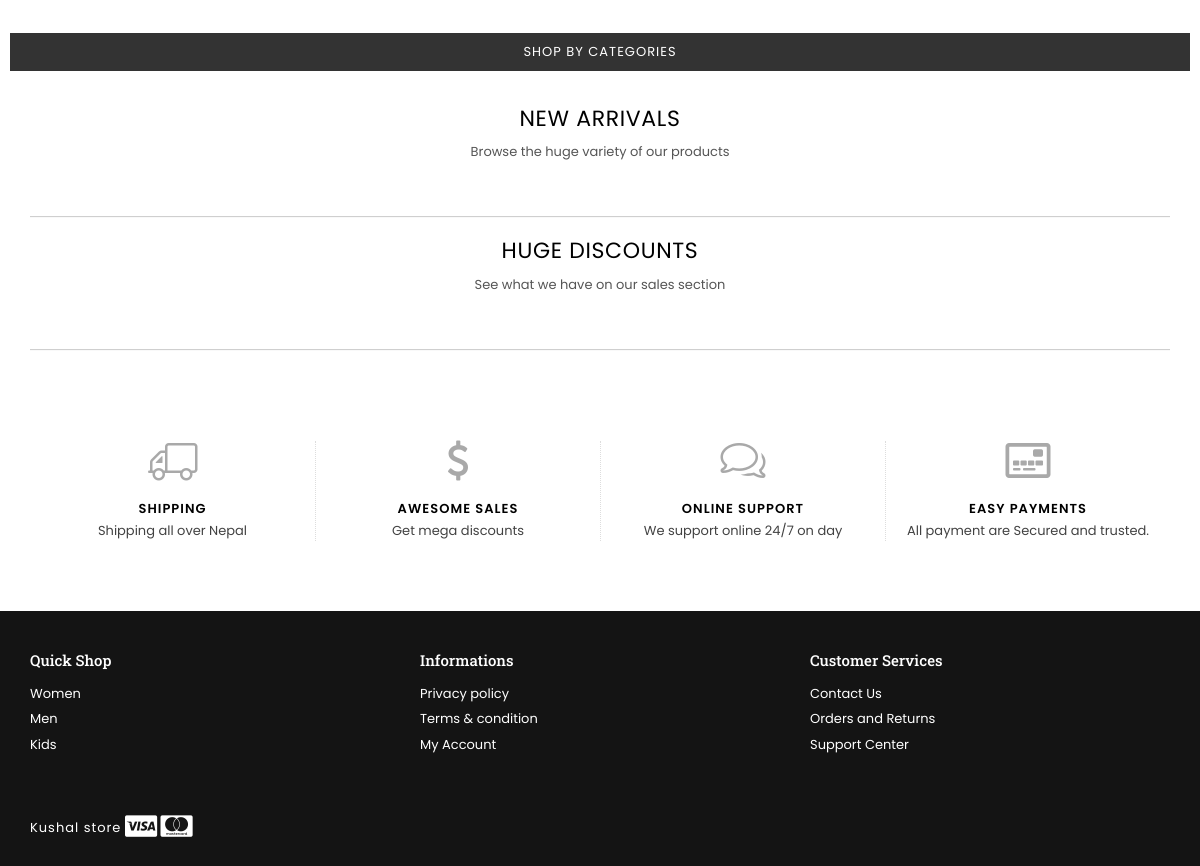
The app's page / (lower part), older data.
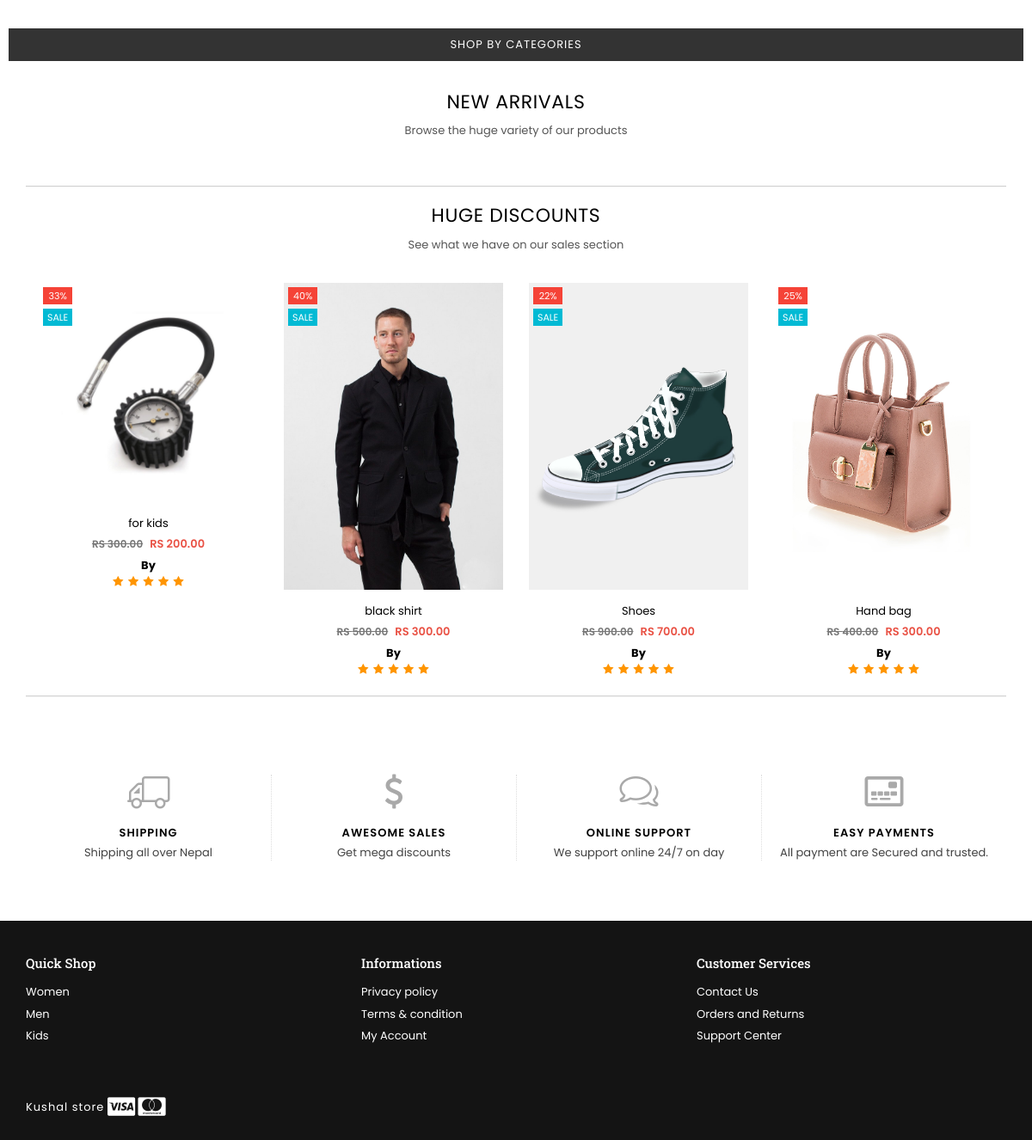
The same page, newer data.
### core/models.py (models this page shows, shortened)
class Product(models.Model):
    pid = models.UUIDField(primary_key=True, default=uuid.uuid4)
    user = models.ForeignKey(User, on_delete=models.SET_NULL, null=True)
    category = models.ForeignKey(
        Category, on_delete=models.SET_NULL, null=True)
    vendor = models.ForeignKey(Vendor, on_delete=models.SET_NULL, null=True)
    title = models.CharField(max_length=100, default="new product")
    image = models.ImageField(upload_to=user_directory_path)
    description = models.TextField(
        null=True, blank=True, default="this is product")
    price = models.DecimalField(max_digits=9999999999, decimal_places=2)
    old_price = models.DecimalField(max_digits=9999999999, decimal_places=2)
    specifications = models.TextField(null=True, blank=True)
    product_status = models.CharField(
        choices=STATUS, max_length=10, default="in_review")
    status = models.BooleanField(default=True)
    in_stock = models.BooleanField(default=True)
    featured = models.BooleanField(default=False)
    digital = models.BooleanField(default=False)
    sku = models.UUIDField(default=uuid.uuid4, max_length=10)
    date = models.DateTimeField(auto_now_add=True)
    updated = models.DateTimeField(null=True, blank=True)
    class Meta:
        verbose_name_plural = 'Products'
    def get_percentage(self):
        new_price = (100 - (self.price / self.old_price) * 100)
        return new_price

### core/views.py (the view)
# urls.py: path('', index, name='index'),
def index(request):
    product = Product.objects.filter(
        product_status="published", featured=True).order_by("-date")
    context = {
        'products': product,
    }
    return render(request, 'core/index.html', context)

### templates/core/index.html (shortened to what this page needs)
{% extends 'partials/base.html' %}
{% load static %}
{% block content %}
  <div id="page-content">
    <div class="slideshow slideshow-wrapper pb-section">
    </div>
  </div>
  <div class="d-grid gap-2" style="padding-left: 10px; padding-right: 10px;">
    <a href="{% url 'core:category-list' %}" class="btn btn-info" role="button">Shop By Categories</a>
  </div>
  <div class="tab-slider-product section">
    <div class="container">
      <div class="row">
        <div class="col-12 col-sm-12 col-md-12 col-lg-12">
          <div class="tabs-listing">
            <div class="tab_container">
              <div class="section-header text-center">
                <h2 class="h2">New Arrivals</h2>
                <p>Browse the huge variety of our products</p>
              </div>
              <br />
              <div id="tab2" class="tab_content grid-products">
                <hr />
                <div class="section-header text-center">
                  <h2 class="h2">HUGE DISCOUNTS</h2>
                  <p>See what we have on our sales section</p>
                </div>
                <br />
                <div class="productSlider">
                  {% for product in products %}
                    {% if product.price != product.old_price %}
                      <div class="col-12 item">
                        <div class="product-image">
                          <a href="short-description.html">
                            <img class="primary blur-up lazyload" data-src="{{ product.image.url }}" src="{{ product.image.url }}" alt="image" title="product" />
                            <div class="product-labels rectangular">
                              <span class="lbl on-sale">{{ product.get_percentage|floatformat:0 }}%</span> <span class="lbl pr-label1">SALE</span>
                            </div>
                          </a>
                        </div>
                        <div class="product-details text-center">
                          <div class="product-name">
                            <a href="short-description.html">{{ product.title }}</a>
                          </div>
                          <div class="product-price">
                            {% if product.price != product.old_price %}
                              <span class="old-price">RS {{ product.old_price }}</span>
                            {% endif %}
                            <span class="price">RS {{ product.price }}</span>
                          </div>
                          <div class="product-name">
                            <a href="short-description.html"><strong>By</strong> {{ product.vendor.title }}</a>
                          </div>
                          <div class="product-review">
                            <i class="font-13 fa fa-star"></i>
                            <i class="font-13 fa fa-star"></i>
                            <i class="font-13 fa fa-star"></i>
                            <i class="font-13 fa fa-star"></i>
                            <i class="font-13 fa fa-star"></i>
                          </div>
                        </div>
                      </div>
                    {% endif %}
                  {% endfor %}
                </div>
                <hr />
              </div>
            </div>
          </div>
        </div>
      </div>
    </div>
  </div>
  <div class="store-feature section">
    <div class="container">
      <div class="row">
        <div class="col-12 col-sm-12 col-md-12 col-lg-12">
          <ul class="display-table store-info">
            <li class="display-table-cell">
              <i class="icon anm anm-truck-l"></i>
              <h5>Shipping</h5>
              <span class="sub-text">Shipping all over Nepal</span>
            </li>
            <li class="display-table-cell">
              <i class="icon anm anm-dollar-sign-r"></i>
              <h5>Awesome Sales</h5>
              <span class="sub-text">Get mega discounts</span>
            </li>
            <li class="display-table-cell">
              <i class="icon anm anm-comments-l"></i>
              <h5>Online Support</h5>
              <span class="sub-text">We support online 24/7 on day</span>
            </li>
            <li class="display-table-cell">
              <i class="icon anm anm-credit-card-front-r"></i>
              <h5>Easy Payments</h5>
              <span class="sub-text">All payment are Secured and trusted.</span>
            </li>
          </ul>
        </div>
      </div>
    </div>
  </div>
{% endblock %}

### templates/partials/base.html (shortened to what this page needs)
{% load static %}
<!DOCTYPE html>
<html class="no-js" lang="en">
  <head>
    <link rel="stylesheet" href="{% static 'assets/css/plugins.css' %}" />
    <link href="https://cdn.jsdelivr.net/npm/bootstrap@5.1.3/dist/css/bootstrap.min.css" rel="stylesheet" />
    <link rel="stylesheet" href="{% static 'assets/css/bootstrap.min.css' %}" />
    <link rel="stylesheet" href="{% static 'assets/css/style.css' %}" />
    <link rel="stylesheet" href="{% static 'assets/css/responsive.css' %}" />
  </head>
  <body class="template-index belle home6-modern">
    <div class="pageWrapper">
      {% block content %}
      {% endblock %}
      <footer id="footer">
        <div class="site-footer">
          <div class="container" style="color: #333;">
            <div class="footer-top">
              <div class="row">
                <div class="col-12 col-sm-12 col-md-4 col-lg-4 footer-links">
                  <h4 class="h4">Quick Shop</h4>
                  <ul>
                    <li>
                      <a href="#">Women</a>
                    </li>
                    <li>
                      <a href="#">Men</a>
                    </li>
                    <li>
                      <a href="#">Kids</a>
                    </li>
                  </ul>
                </div>
                <div class="col-12 col-sm-12 col-md-4 col-lg-4 footer-links">
                  <h4 class="h4">Informations</h4>
                  <ul>
                    <li>
                      <a href="#">Privacy policy</a>
                    </li>
                    <li>
                      <a href="#">Terms &amp; condition</a>
                    </li>
                    <li>
                      <a href="#">My Account</a>
                    </li>
                  </ul>
                </div>
                <div class="col-12 col-sm-12 col-md-4 col-lg-4 footer-links">
                  <h4 class="h4">Customer Services</h4>
                  <ul>
                    <li>
                      <a href="#">Contact Us</a>
                    </li>
                    <li>
                      <a href="#">Orders and Returns</a>
                    </li>
                    <li>
                      <a href="#">Support Center</a>
                    </li>
                  </ul>
                </div>
              </div>
            </div>
            <div class="footer-bottom">
              <div class="row">
                <div class="col-12 col-sm-12 col-md-6 col-lg-6 order-1 order-md-0 order-lg-0 order-sm-1 copyright text-sm-center text-md-left text-lg-left">
                  <ul class="payment-icons list--inline">
                    <li>
                      <span>Kushal store</span>
                    </li>
                    <li>
                      <i class="icon fa fa-cc-visa" aria-hidden="true"></i>
                    </li>
                    <li>
                      <i class="icon fa fa-cc-mastercard" aria-hidden="true"></i>
                    </li>
                  </ul>
                </div>
              </div>
            </div>
          </div>
        </div>
      </footer>
    </div>
  </body>
</html>

### static/assets/css/responsive.css (style rules this page uses)
@media only screen and (min-width: 767px) { .home6-modern #page-content { padding-top: 13px; } }

Row changes from the older to the newer data that the page shows:
added Product: image (picture), get_percentage "33", title "for kids", old_price "300.00", price "200.00"
added Product: image (picture), get_percentage "40", title "black shirt", old_price "500.00", price "300.00"
added Product: image (picture), get_percentage "22", title "Shoes", old_price "900.00", price "700.00"
added Product: image (picture), get_percentage "25", title "Hand bag", old_price "400.00", price "300.00"
